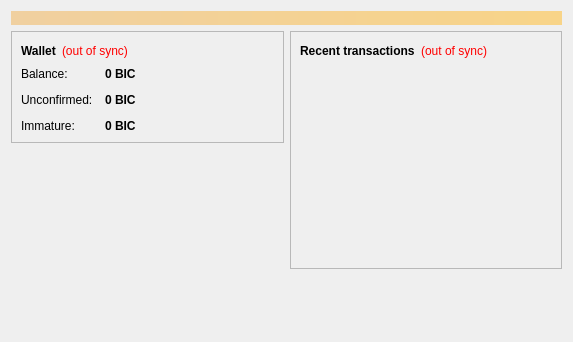
<?xml version="1.0" encoding="UTF-8"?>
<ui version="4.0">
 <class>OverviewPage</class>
 <widget class="QWidget" name="OverviewPage">
  <property name="geometry">
   <rect>
    <x>0</x>
    <y>0</y>
    <width>573</width>
    <height>342</height>
   </rect>
  </property>
  <property name="windowTitle">
   <string>Form</string>
  </property>
  <layout class="QVBoxLayout" name="topLayout">
   <item>
    <widget class="QLabel" name="labelAlerts">
     <property name="visible">
      <bool>false</bool>
     </property>
     <property name="styleSheet">
      <string notr="true">background-color: qlineargradient(x1: 0, y1: 0, x2: 1, y2: 0, stop:0 #F0D0A0, stop:1 #F8D488); color:#000000;</string>
     </property>
     <property name="wordWrap">
      <bool>true</bool>
     </property>
     <property name="margin">
      <number>3</number>
     </property>
    </widget>
   </item>
   <item>
    <layout class="QHBoxLayout" name="horizontalLayout" stretch="1,1">
     <item>
      <layout class="QVBoxLayout" name="verticalLayout_2">
       <item>
        <widget class="QFrame" name="frame">
         <property name="frameShape">
          <enum>QFrame::StyledPanel</enum>
         </property>
         <property name="frameShadow">
          <enum>QFrame::Raised</enum>
         </property>
         <layout class="QVBoxLayout" name="verticalLayout_4">
          <item>
           <layout class="QHBoxLayout" name="horizontalLayout_4">
            <item>
             <widget class="QLabel" name="label_5">
              <property name="font">
               <font>
                <weight>75</weight>
                <bold>true</bold>
               </font>
              </property>
              <property name="text">
               <string>Wallet</string>
              </property>
             </widget>
            </item>
            <item>
             <widget class="QLabel" name="labelWalletStatus">
              <property name="toolTip">
               <string>The displayed information may be out of date. Your wallet automatically synchronizes with the BrovaIdeaCoin network after a connection is established, but this process has not completed yet.</string>
              </property>
              <property name="styleSheet">
               <string notr="true">QLabel { color: red; }</string>
              </property>
              <property name="text">
               <string notr="true">(out of sync)</string>
              </property>
              <property name="alignment">
               <set>Qt::AlignLeading|Qt::AlignLeft|Qt::AlignVCenter</set>
              </property>
             </widget>
            </item>
            <item>
             <spacer name="horizontalSpacer_2">
              <property name="orientation">
               <enum>Qt::Horizontal</enum>
              </property>
              <property name="sizeHint" stdset="0">
               <size>
                <width>40</width>
                <height>20</height>
               </size>
              </property>
             </spacer>
            </item>
           </layout>
          </item>
          <item>
           <layout class="QFormLayout" name="formLayout_2">
            <property name="fieldGrowthPolicy">
             <enum>QFormLayout::AllNonFixedFieldsGrow</enum>
            </property>
            <property name="horizontalSpacing">
             <number>12</number>
            </property>
            <property name="verticalSpacing">
             <number>12</number>
            </property>
            <item row="0" column="0">
             <widget class="QLabel" name="label">
              <property name="text">
               <string>Balance:</string>
              </property>
             </widget>
            </item>
            <item row="0" column="1">
             <widget class="QLabel" name="labelBalance">
              <property name="font">
               <font>
                <weight>75</weight>
                <bold>true</bold>
               </font>
              </property>
              <property name="cursor">
               <cursorShape>IBeamCursor</cursorShape>
              </property>
              <property name="toolTip">
               <string>Your current balance</string>
              </property>
              <property name="text">
               <string notr="true">0 BIC</string>
              </property>
              <property name="textInteractionFlags">
               <set>Qt::LinksAccessibleByMouse|Qt::TextSelectableByKeyboard|Qt::TextSelectableByMouse</set>
              </property>
             </widget>
            </item>
            <item row="1" column="0">
             <widget class="QLabel" name="label_3">
              <property name="text">
               <string>Unconfirmed:</string>
              </property>
             </widget>
            </item>
            <item row="1" column="1">
             <widget class="QLabel" name="labelUnconfirmed">
              <property name="font">
               <font>
                <weight>75</weight>
                <bold>true</bold>
               </font>
              </property>
              <property name="cursor">
               <cursorShape>IBeamCursor</cursorShape>
              </property>
              <property name="toolTip">
               <string>Total of transactions that have yet to be confirmed, and do not yet count toward the current balance</string>
              </property>
              <property name="text">
               <string notr="true">0 BIC</string>
              </property>
              <property name="textInteractionFlags">
               <set>Qt::LinksAccessibleByMouse|Qt::TextSelectableByKeyboard|Qt::TextSelectableByMouse</set>
              </property>
             </widget>
            </item>
            <item row="2" column="0">
             <widget class="QLabel" name="labelImmatureText">
              <property name="text">
               <string>Immature:</string>
              </property>
             </widget>
            </item>
            <item row="2" column="1">
             <widget class="QLabel" name="labelImmature">
              <property name="font">
               <font>
                <weight>75</weight>
                <bold>true</bold>
               </font>
              </property>
              <property name="toolTip">
               <string>Mined balance that has not yet matured</string>
              </property>
              <property name="text">
               <string notr="true">0 BIC</string>
              </property>
              <property name="textInteractionFlags">
               <set>Qt::LinksAccessibleByMouse|Qt::TextSelectableByKeyboard|Qt::TextSelectableByMouse</set>
              </property>
             </widget>
            </item>
           </layout>
          </item>
         </layout>
        </widget>
       </item>
       <item>
        <spacer name="verticalSpacer">
         <property name="orientation">
          <enum>Qt::Vertical</enum>
         </property>
         <property name="sizeHint" stdset="0">
          <size>
           <width>20</width>
           <height>40</height>
          </size>
         </property>
        </spacer>
       </item>
      </layout>
     </item>
     <item>
      <layout class="QVBoxLayout" name="verticalLayout_3">
       <item>
        <widget class="QFrame" name="frame_2">
         <property name="frameShape">
          <enum>QFrame::StyledPanel</enum>
         </property>
         <property name="frameShadow">
          <enum>QFrame::Raised</enum>
         </property>
         <layout class="QVBoxLayout" name="verticalLayout">
          <item>
           <layout class="QHBoxLayout" name="horizontalLayout_2">
            <item>
             <widget class="QLabel" name="label_4">
              <property name="text">
               <string>&lt;b&gt;Recent transactions&lt;/b&gt;</string>
              </property>
             </widget>
            </item>
            <item>
             <widget class="QLabel" name="labelTransactionsStatus">
              <property name="toolTip">
               <string>The displayed information may be out of date. Your wallet automatically synchronizes with the BrovaIdeaCoin network after a connection is established, but this process has not completed yet.</string>
              </property>
              <property name="styleSheet">
               <string notr="true">QLabel { color: red; }</string>
              </property>
              <property name="text">
               <string notr="true">(out of sync)</string>
              </property>
              <property name="alignment">
               <set>Qt::AlignRight|Qt::AlignTrailing|Qt::AlignVCenter</set>
              </property>
             </widget>
            </item>
            <item>
             <spacer name="horizontalSpacer">
              <property name="orientation">
               <enum>Qt::Horizontal</enum>
              </property>
              <property name="sizeHint" stdset="0">
               <size>
                <width>40</width>
                <height>20</height>
               </size>
              </property>
             </spacer>
            </item>
           </layout>
          </item>
          <item>
           <widget class="QListView" name="listTransactions">
            <property name="styleSheet">
             <string notr="true">QListView { background: transparent; }</string>
            </property>
            <property name="frameShape">
             <enum>QFrame::NoFrame</enum>
            </property>
            <property name="verticalScrollBarPolicy">
             <enum>Qt::ScrollBarAlwaysOff</enum>
            </property>
            <property name="horizontalScrollBarPolicy">
             <enum>Qt::ScrollBarAlwaysOff</enum>
            </property>
            <property name="selectionMode">
             <enum>QAbstractItemView::NoSelection</enum>
            </property>
           </widget>
          </item>
         </layout>
        </widget>
       </item>
       <item>
        <spacer name="verticalSpacer_2">
         <property name="orientation">
          <enum>Qt::Vertical</enum>
         </property>
         <property name="sizeHint" stdset="0">
          <size>
           <width>20</width>
           <height>40</height>
          </size>
         </property>
        </spacer>
       </item>
      </layout>
     </item>
    </layout>
   </item>
  </layout>
 </widget>
 <resources/>
 <connections/>
</ui>
